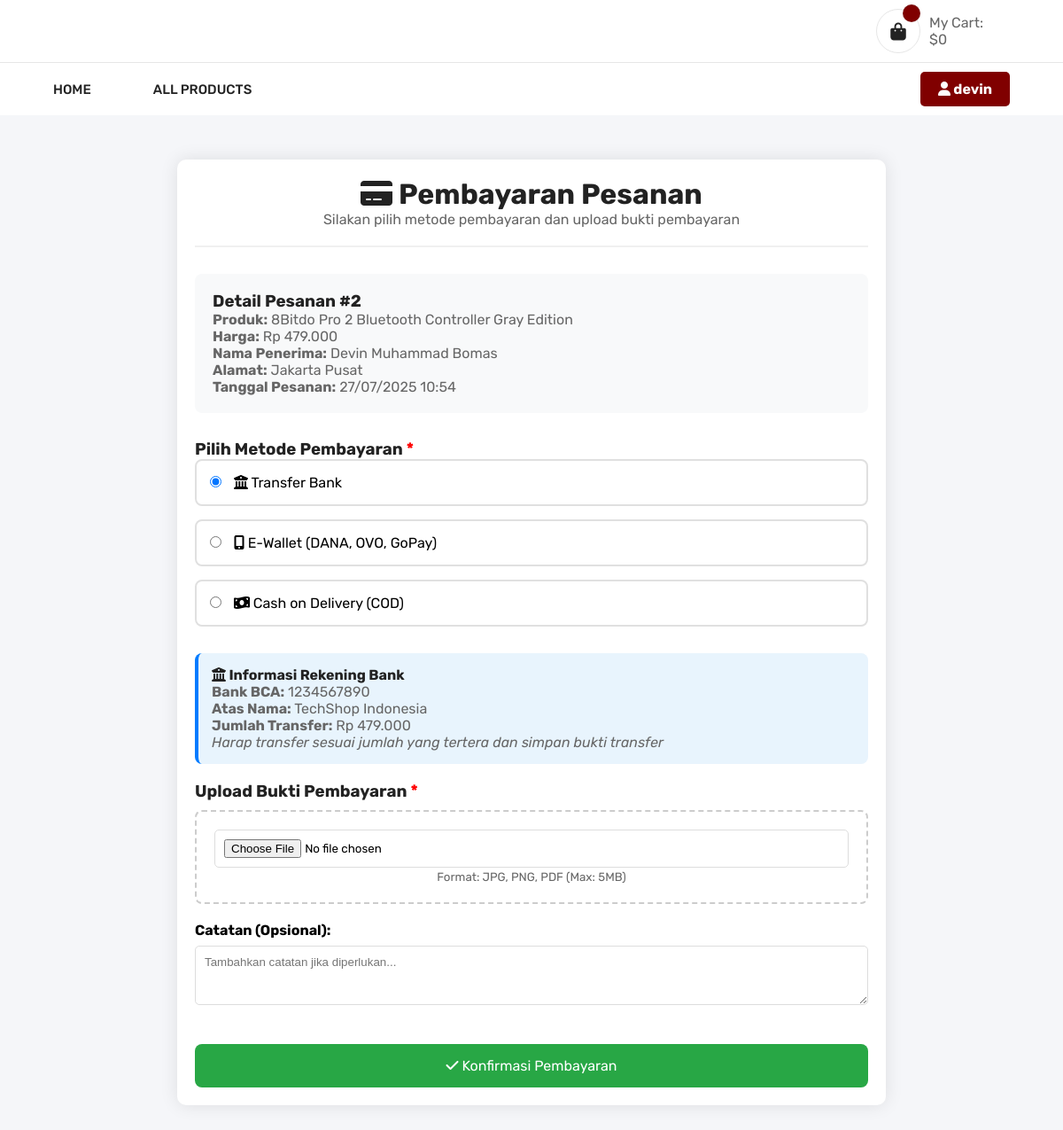
Page /payment.php?id=2 (signed in) on the committed database.
### tables this page shows
CREATE TABLE `pesanan` (
  `id` int NOT NULL,
  `id_user` int NOT NULL,
  `id_produk` int NOT NULL,
  `jumlah` int DEFAULT '1',
  `nama_penerima` varchar(100) NOT NULL,
  `email` varchar(100) NOT NULL,
  `telepon` varchar(20) NOT NULL,
  `alamat` text NOT NULL,
  `latitude` decimal(10,8) DEFAULT NULL,
  `longitude` decimal(11,8) DEFAULT NULL,
  `status` enum('Menunggu Pembayaran','Diproses Admin','Menunggu Kurir','Dikirim','Sampai') DEFAULT 'Menunggu Pembayaran',
  `tanggal_pesanan` datetime DEFAULT CURRENT_TIMESTAMP,
  `tanggal_pembayaran` datetime DEFAULT NULL,
  `admin_konfirmasi` tinyint(1) DEFAULT '0',
  `bukti_pembayaran` varchar(255) DEFAULT NULL,
  `metode_pembayaran` enum('Transfer Bank','E-Wallet','COD') DEFAULT 'Transfer Bank',
  `catatan_pembayaran` text,
  `tanggal_pesan` datetime DEFAULT CURRENT_TIMESTAMP
);

CREATE TABLE `produk` (
  `id_produk` int NOT NULL,
  `nama_produk` varchar(100) NOT NULL,
  `deskripsi` text,
  `harga` decimal(10,2) NOT NULL,
  `stok` int NOT NULL DEFAULT '0',
  `gambar` varchar(255) DEFAULT NULL,
  `id_kategori` int DEFAULT NULL,
  `created_at` datetime DEFAULT CURRENT_TIMESTAMP
);

### payment.php (the view, shortened to what this page needs)
<?php
include 'Config/koneksi.php';
$user_id = $_SESSION['user_id'];
$pesanan_id = isset($_GET['id']) ? intval($_GET['id']) : 0;
$stmt = $conn->prepare("
    SELECT p.*, pr.nama_produk, pr.harga, u.username
    FROM pesanan p
    JOIN produk pr ON p.id_produk = pr.id_produk
    JOIN users u ON p.id_user = u.id
    WHERE p.id = ? AND p.id_user = ?
");
$stmt->bind_param("ii", $pesanan_id, $user_id);
$stmt->execute();
$result = $stmt->get_result();
$pesanan = $result->fetch_assoc();
?>
<!DOCTYPE html>
<html lang="en">
<head>
    <link rel="stylesheet" href="resource/css/style.css">
</head>
<body>
    <header>
        <div class="container top-nav">
            <div class="cart_header">
                <div onclick="open_cart()" class="icon_cart">
                    <i class="fa-solid fa-bag-shopping"></i>
                    <span class="count_item"></span>
                </div>
                <div class="total_price">
                    <p>My Cart:</p>
                    <p class="price_cart_Head">$0</p>
                </div>
            </div>
        </div>
        <nav>
            <div class="links container">
                <ul id="menu">
                    <li><a href="index.php">home</a></li>
                    <li><a href="all_products.php">all products</a></li>
                </ul>
                <div class="loging_signup">
                    <?php if (isset($_SESSION['username'])): ?>
                        <div class="profile_dropdown" id="profileDropdown">
                            <a href="#" id="profileBtn"><i class="fa-solid fa-user"></i> <?php echo htmlspecialchars($_SESSION['username']); ?></a>
                        </div>
                    <?php else: ?>
                        <a href="login/index.php">login <i class="fa-solid fa-right-to-bracket"></i></a>
                    <?php endif; ?>
                </div>
            </div>
        </nav>
    </header>
    <main>
        <div class="payment-container">
            <div class="payment-header">
                <h1><i class="fa-solid fa-credit-card"></i> Pembayaran Pesanan</h1>
                <p>Silakan pilih metode pembayaran dan upload bukti pembayaran</p>
            </div>
            <div class="order-details">
                <h3>Detail Pesanan #<?= $pesanan_id ?></h3>
                <p><strong>Produk:</strong> <?= htmlspecialchars($pesanan['nama_produk']) ?></p>
                <p><strong>Harga:</strong> Rp <?= number_format($pesanan['harga'], 0, ',', '.') ?></p>
                <p><strong>Nama Penerima:</strong> <?= htmlspecialchars($pesanan['nama_penerima']) ?></p>
                <p><strong>Alamat:</strong> <?= htmlspecialchars($pesanan['alamat']) ?></p>
                <p><strong>Tanggal Pesanan:</strong> <?= date('d/m/Y H:i', strtotime($pesanan['tanggal_pesanan'])) ?></p>
            </div>
            <form method="post" enctype="multipart/form-data" id="paymentForm">
                <div class="payment-methods">
                    <h3>Pilih Metode Pembayaran <span class="required">*</span></h3>
                    <div class="payment-method" onclick="selectPayment('Transfer Bank')">
                        <input type="radio" name="metode_pembayaran" value="Transfer Bank" id="transfer" checked>
                        <label for="transfer">
                            <i class="fa-solid fa-university"></i> Transfer Bank
                        </label>
                    </div>
                    <div class="payment-method" onclick="selectPayment('E-Wallet')">
                        <input type="radio" name="metode_pembayaran" value="E-Wallet" id="ewallet">
                        <label for="ewallet">
                            <i class="fa-solid fa-mobile-alt"></i> E-Wallet (DANA, OVO, GoPay)
                        </label>
                    </div>
                    <div class="payment-method" onclick="selectPayment('COD')">
                        <input type="radio" name="metode_pembayaran" value="COD" id="cod">
                        <label for="cod">
                            <i class="fa-solid fa-money-bill-wave"></i> Cash on Delivery (COD)
                        </label>
                    </div>
                </div>
                <div id="bank-info" class="bank-info">
                    <h4><i class="fa-solid fa-university"></i> Informasi Rekening Bank</h4>
                    <p><strong>Bank BCA:</strong> 1234567890</p>
                    <p><strong>Atas Nama:</strong> TechShop Indonesia</p>
                    <p><strong>Jumlah Transfer:</strong> Rp <?= number_format($pesanan['harga'], 0, ',', '.') ?></p>
                    <p><em>Harap transfer sesuai jumlah yang tertera dan simpan bukti transfer</em></p>
                </div>
                <div class="upload-section" id="upload-section">
                    <h3>Upload Bukti Pembayaran <span class="required" id="required-indicator">*</span></h3>
                    <div class="file-input">
                        <input type="file" name="bukti_pembayaran" id="bukti_pembayaran" accept="image/*,.pdf" onchange="previewFile()">
                        <p><small>Format: JPG, PNG, PDF (Max: 5MB)</small></p>
                    </div>
                </div>
                <div class="form-group">
                    <label for="catatan">Catatan (Opsional):</label>
                    <textarea name="catatan" id="catatan" rows="3" placeholder="Tambahkan catatan jika diperlukan..."></textarea>
                </div>
                <button type="submit" name="submit_payment" class="btn-pay" id="submitBtn">
                    <i class="fa-solid fa-check"></i> Konfirmasi Pembayaran
                </button>
            </form>
        </div>
    </main>
</body>
</html>

### resource/css/style.css (style rules this page uses)
* { padding: 0; margin: 0; box-sizing: border-box; text-decoration: none; list-style: none; font-family: 'Rubik', sans-serif; }
:root { --main-color: #800000; --dark-color: #222222; --parg-color: #666666; --dark-red: #d01418; --border-color: #6666662a; --name-item: #800000; }
body { background: #f5f6f9; margin-top: 180px; }
h1,h2,h3,h4,h5,h6 { color: var(--dark-color); }
p { color: var(--parg-color); }
.container { width: 75%; margin: auto; }
@media (max-width:1500px) { .container { width: 90%; } }
header { position: fixed; top: 0; left: 0; right: 0; background: #fff; z-index: 1000; }
header .top-nav { display: flex; justify-content: space-between; align-items: center; padding: 10px 30px; }
header .top-nav .cart_header { display: flex; gap: 10px; align-items: center; }
header .top-nav .cart_header i { color: var(--dark-color); font-size: 20px; border: 1px solid var(--border-color); width: 50px; height: 50px; text-align: center; line-height: 50px; border-radius: 50%; cursor: pointer; transition: 0.3s ease; }
header .top-nav .cart_header .icon_cart { position: relative; }
header .top-nav .cart_header .count_item { position: absolute; background: var(--main-color); width: 20px; height: 20px; border-radius: 50%; text-align: center; line-height: 20px; font-size: 13px; top: -5px; right: 0px; color: #fff; border: 1px solid var(--border-color); }
header nav { border-top: 1px solid var(--border-color); }
header .links { display: flex; justify-content: space-between; align-items: center; }
header .links ul { display: flex; gap: 70px; }
header .links ul li a { color: var(--dark-color); text-transform: uppercase; font-weight: 500; font-size: 15px; }
header .links ul li { position: relative; padding: 20px 0; }
header .links ul li::after { content: ''; position: absolute; bottom: 0; left: 0; width: 0%; height: 2px; background: var(--main-color); transition: 0.3s ease-in-out; }
header .links .loging_signup a { color: #fff; padding: 10px 20px; background-color: var(--main-color); margin-left: 10px; border-radius: 5px; }
.profile_dropdown { position: relative; display: inline-block; }
.profile_dropdown > a { color: #fff; background-color: maroon; padding: 8px 12px; border-radius: 5px; display: inline-block; text-decoration: none; font-weight: bold; }

### payment.php (style rules this page uses)
.payment-container { max-width: 800px; margin: 50px auto; padding: 20px; background: white; border-radius: 10px; box-shadow: 0 0 20px rgba(0,0,0,0.1); }
.payment-header { text-align: center; margin-bottom: 30px; padding-bottom: 20px; border-bottom: 2px solid #f0f0f0; }
.order-details { background: #f8f9fa; padding: 20px; border-radius: 8px; margin-bottom: 30px; }
.payment-methods { margin-bottom: 30px; }
.payment-method { border: 2px solid #e0e0e0; border-radius: 8px; padding: 15px; margin-bottom: 15px; cursor: pointer; transition: all 0.3s; }
.payment-method input[type="radio"] { margin-right: 10px; }
.bank-info { background: #e8f4fd; padding: 15px; border-radius: 8px; margin: 20px 0; border-left: 4px solid #007bff; }
.upload-section { margin: 20px 0; }
.file-input { border: 2px dashed #ccc; padding: 20px; text-align: center; border-radius: 8px; margin: 10px 0; position: relative; }
.file-input input[type="file"] { width: 100%; padding: 10px; border: 1px solid #ddd; border-radius: 5px; }
.form-group { margin: 20px 0; }
.form-group label { display: block; margin-bottom: 8px; font-weight: bold; }
.form-group textarea { width: 100%; padding: 10px; border: 1px solid #ddd; border-radius: 5px; resize: vertical; font-family: Arial, sans-serif; }
.btn-pay { background: #28a745; color: white; padding: 15px 30px; border: none; border-radius: 8px; font-size: 16px; cursor: pointer; width: 100%; margin-top: 20px; transition: background 0.3s; }
.required { color: red; }

### rows in the picture
pesanan: id_produk.nama_produk "8Bitdo Pro 2 Bluetooth Controller Gray Edition", id_produk.harga "479.000", nama_penerima "Devin Muhammad Bomas", alamat "Jakarta Pusat", tanggal_pesanan "27/07/2025 10:54"

### other values in the picture
$_SESSION['username'] "devin"
$pesanan_id "2"
